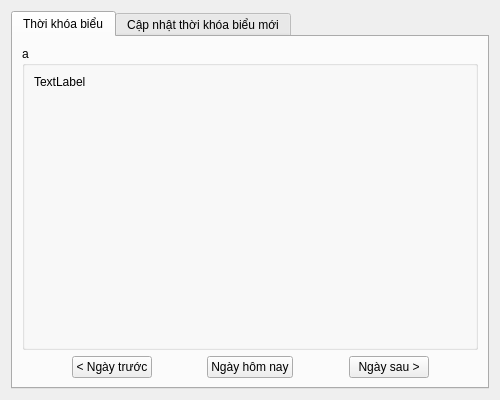
<?xml version="1.0" encoding="UTF-8"?>
<ui version="4.0">
 <class>Widget</class>
 <widget class="QWidget" name="Widget">
  <property name="geometry">
   <rect>
    <x>0</x>
    <y>0</y>
    <width>500</width>
    <height>400</height>
   </rect>
  </property>
  <property name="windowTitle">
   <string>Widget</string>
  </property>
  <layout class="QGridLayout" name="gridLayout">
   <item row="0" column="1">
    <widget class="QTabWidget" name="tabWidget">
     <property name="currentIndex">
      <number>0</number>
     </property>
     <widget class="QWidget" name="tab_1">
      <attribute name="title">
       <string>Thời khóa biểu</string>
      </attribute>
      <layout class="QVBoxLayout" name="verticalLayout_3">
       <item>
        <layout class="QVBoxLayout" name="verticalLayout_2">
         <item>
          <widget class="QGroupBox" name="groupBox">
           <property name="title">
            <string>a</string>
           </property>
           <layout class="QVBoxLayout" name="verticalLayout">
            <item>
             <widget class="QLabel" name="label">
              <property name="text">
               <string>TextLabel</string>
              </property>
              <property name="alignment">
               <set>Qt::AlignLeading|Qt::AlignLeft|Qt::AlignTop</set>
              </property>
             </widget>
            </item>
           </layout>
          </widget>
         </item>
         <item>
          <layout class="QHBoxLayout" name="horizontalLayout">
           <item>
            <spacer name="horizontalSpacer_3">
             <property name="orientation">
              <enum>Qt::Horizontal</enum>
             </property>
             <property name="sizeHint" stdset="0">
              <size>
               <width>40</width>
               <height>20</height>
              </size>
             </property>
            </spacer>
           </item>
           <item>
            <widget class="QPushButton" name="pushButton">
             <property name="text">
              <string>&lt; Ngày trước</string>
             </property>
            </widget>
           </item>
           <item>
            <spacer name="horizontalSpacer">
             <property name="orientation">
              <enum>Qt::Horizontal</enum>
             </property>
             <property name="sizeHint" stdset="0">
              <size>
               <width>40</width>
               <height>20</height>
              </size>
             </property>
            </spacer>
           </item>
           <item>
            <widget class="QPushButton" name="pushButton_2">
             <property name="text">
              <string>Ngày hôm nay</string>
             </property>
            </widget>
           </item>
           <item>
            <spacer name="horizontalSpacer_2">
             <property name="orientation">
              <enum>Qt::Horizontal</enum>
             </property>
             <property name="sizeHint" stdset="0">
              <size>
               <width>40</width>
               <height>20</height>
              </size>
             </property>
            </spacer>
           </item>
           <item>
            <widget class="QPushButton" name="pushButton_3">
             <property name="text">
              <string>Ngày sau &gt;</string>
             </property>
            </widget>
           </item>
           <item>
            <spacer name="horizontalSpacer_4">
             <property name="orientation">
              <enum>Qt::Horizontal</enum>
             </property>
             <property name="sizeHint" stdset="0">
              <size>
               <width>40</width>
               <height>20</height>
              </size>
             </property>
            </spacer>
           </item>
          </layout>
         </item>
        </layout>
       </item>
      </layout>
     </widget>
     <widget class="QWidget" name="tab_3">
      <attribute name="title">
       <string>Cập nhật thời khóa biểu mới</string>
      </attribute>
      <layout class="QVBoxLayout" name="verticalLayout_6">
       <item>
        <widget class="QGroupBox" name="groupBox_2">
         <property name="title">
          <string>Sử dụng file excel</string>
         </property>
         <layout class="QVBoxLayout" name="verticalLayout_5">
          <item>
           <layout class="QVBoxLayout" name="verticalLayout_4">
            <item>
             <layout class="QHBoxLayout" name="horizontalLayout_2">
              <item>
               <widget class="QPushButton" name="pushButton_4">
                <property name="text">
                 <string>Chọn tệp</string>
                </property>
               </widget>
              </item>
              <item>
               <widget class="QLabel" name="label_2">
                <property name="text">
                 <string>Tên file...</string>
                </property>
               </widget>
              </item>
             </layout>
            </item>
            <item>
             <widget class="QPushButton" name="loadButton">
              <property name="text">
               <string>Load</string>
              </property>
             </widget>
            </item>
           </layout>
          </item>
         </layout>
        </widget>
       </item>
      </layout>
     </widget>
    </widget>
   </item>
  </layout>
 </widget>
 <resources/>
 <connections/>
</ui>
